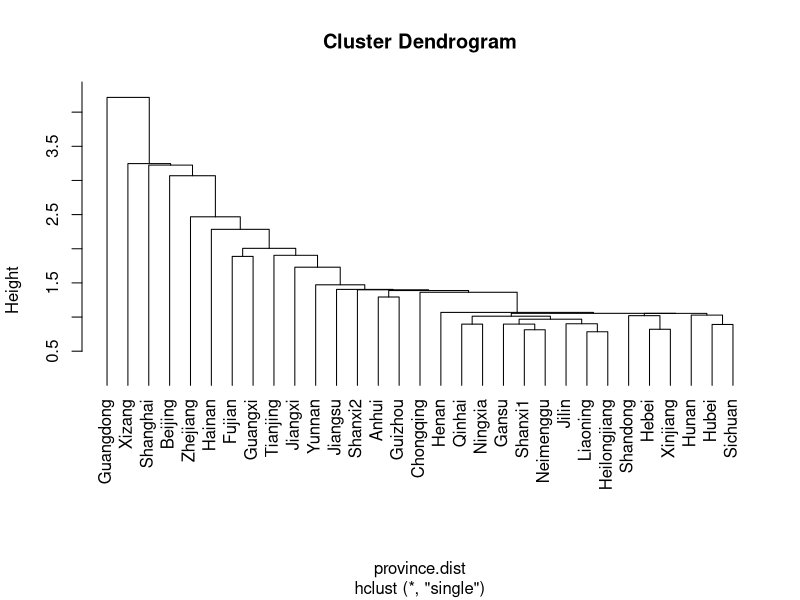
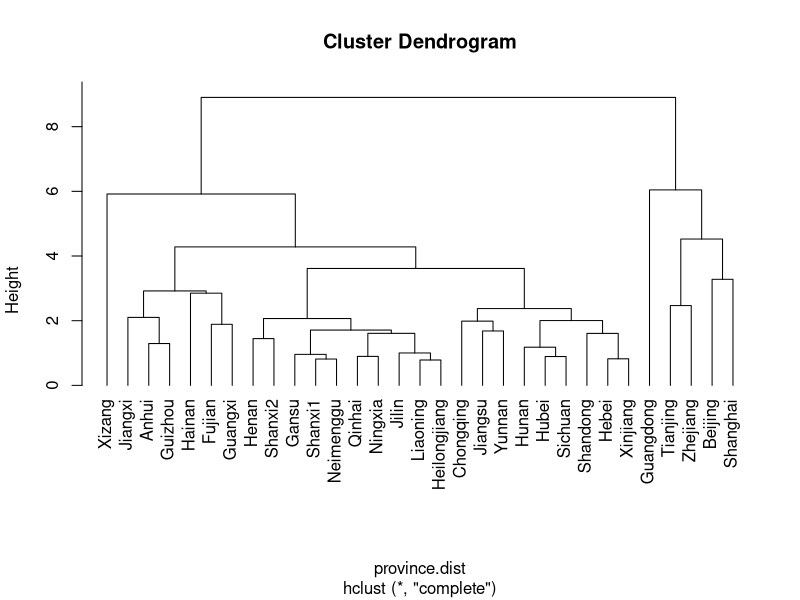
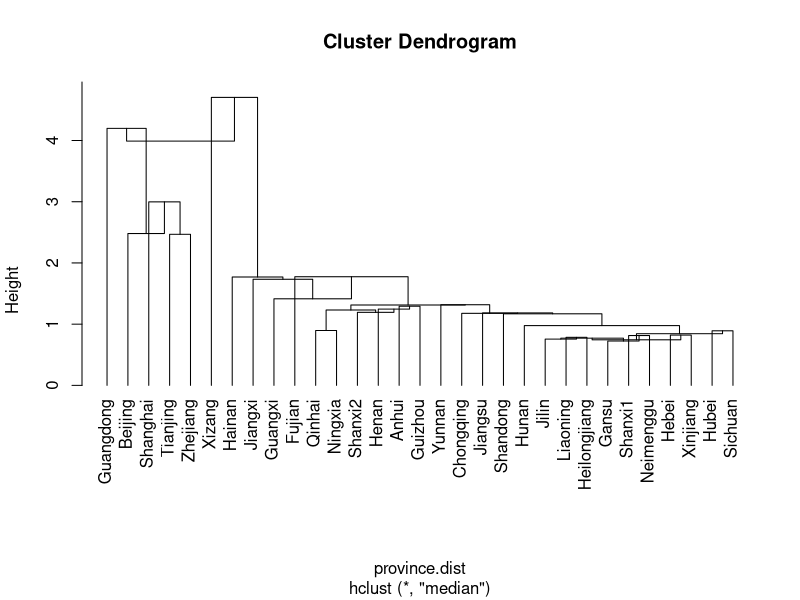
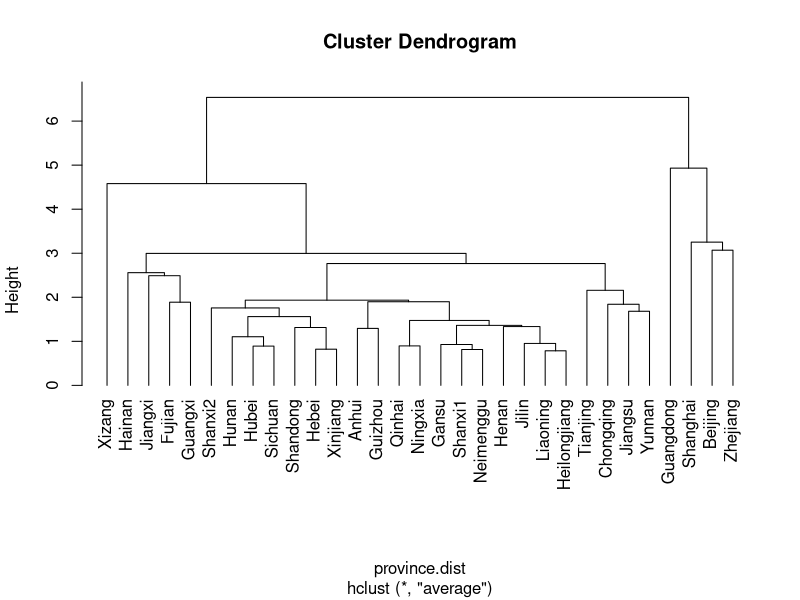
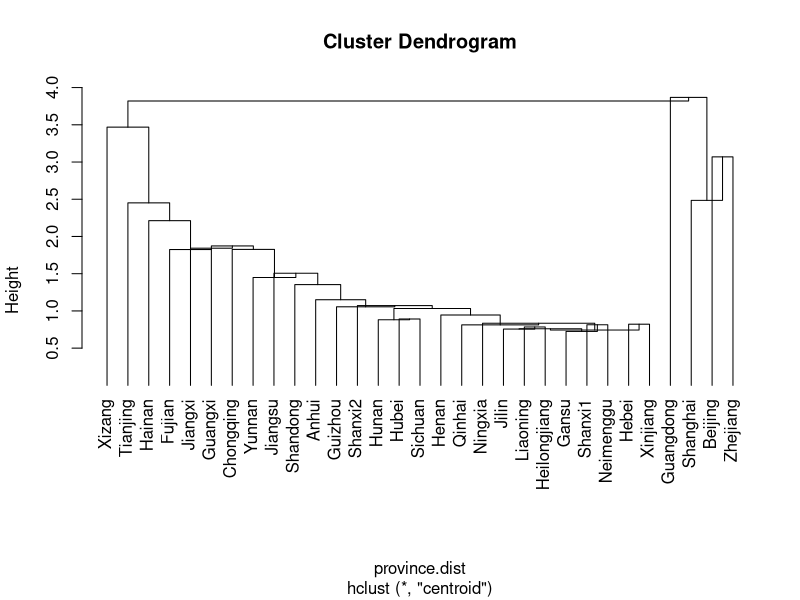
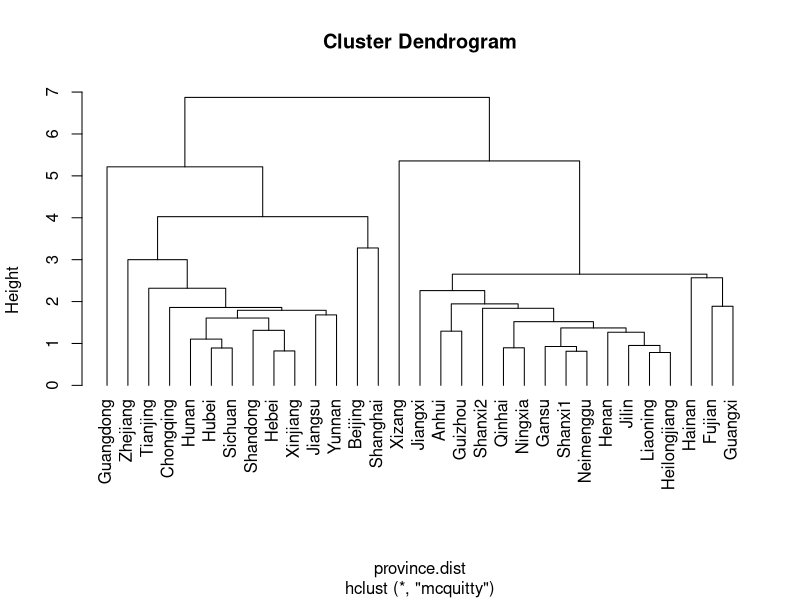
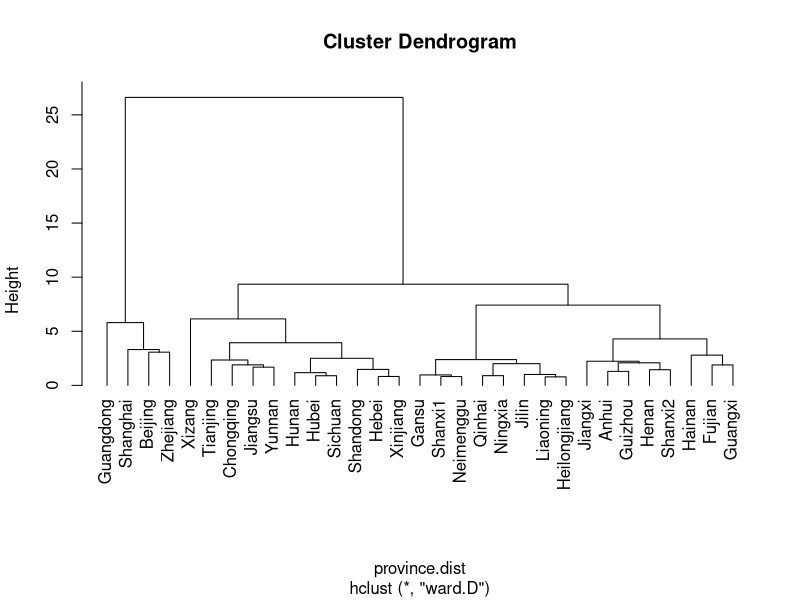
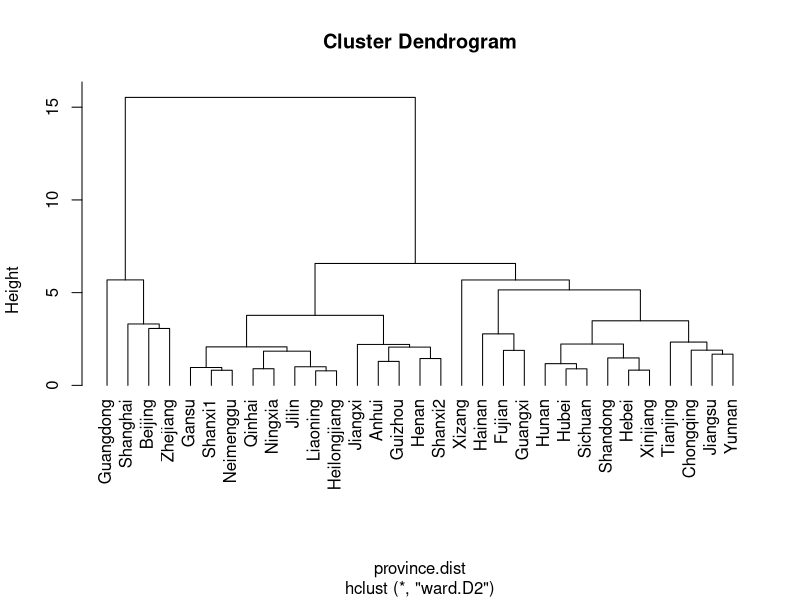

R code for these plots, in order:


## ===================================================================================== ##
#        An Example of Hierarchical Clustering using in Real Datas 
## ===================================================================================== #

# data reading and preprocessing
Province.data0 <- read.csv("1999city.csv")
Province.data <- as.matrix(Province.data0[,2:9])
rownames(Province.data) <- Province.data0[,1]
Province.data.sd <- scale(Province.data)

# calulate distances
province.dist <- dist(Province.data.sd, diag=T)

# Hierarchical Clustering based on distances
hc1 <- hclust(province.dist, "single")
hc2 <- hclust(province.dist, "complete")
hc3 <- hclust(province.dist, "median")
hc4 <- hclust(province.dist, "average")
hc5 <- hclust(province.dist, "centroid")
hc6 <- hclust(province.dist, "mcquitty")
hc7 <- hclust(province.dist, "ward.D")
hc8 <- hclust(province.dist, "ward.D2")

# visualization
plot(hc1, hang=-1)
plot(hc2, hang=-1)
plot(hc3, hang=-1)
plot(hc4, hang=-1)
plot(hc5, hang=-1)
plot(hc6, hang=-1)
plot(hc7, hang=-1)
plot(hc8, hang=-1)


# Visualize the results on figures
# Remark: the parameter k in function rect.hclust(hc,k,border)
# means the number of class you need.

jpeg("hclust1.jpeg", height=1200, width = 1600, quality = 100)
opar=par(mfrow=c(2,1), mar=c(5.2,4,0,0))
plot(hc1,hang=-1,cex=2)
re2=rect.hclust(hc1,k=5,border="red")
plot(hc2,hang=-1,cex=2)
re4=rect.hclust(hc2,k=5,border="red")
dev.off()

jpeg("hclust2.jpeg", height=1200, width = 1600, quality = 100)
opar=par(mfrow=c(2,1), mar=c(5.2,4,0,0))
plot(hc3,hang=-1,cex=2)
re5=rect.hclust(hc3,k=5,border="red")
plot(hc4,hang=-1,cex=2)
re6=rect.hclust(hc4,k=5,border="red")
par(opar)
dev.off()

jpeg("hclust3.jpeg", height=1200, width = 1600, quality = 100)
opar=par(mfrow=c(2,1), mar=c(5.2,4,0,0))
plot(hc5,hang=-1,cex=2)
re2=rect.hclust(hc5,k=5,border="red")
plot(hc6,hang=-1,cex=2)
re4=rect.hclust(hc6,k=5,border="red")
dev.off()

jpeg("hclust4.jpeg", height=1200, width = 1600, quality = 100)
opar=par(mfrow=c(2,1), mar=c(5.2,4,0,0))
plot(hc7,hang=-1,cex=2)
re2=rect.hclust(hc7,k=5,border="red")
plot(hc8,hang=-1,cex=2)
re4=rect.hclust(hc8,k=5,border="red")
dev.off()
